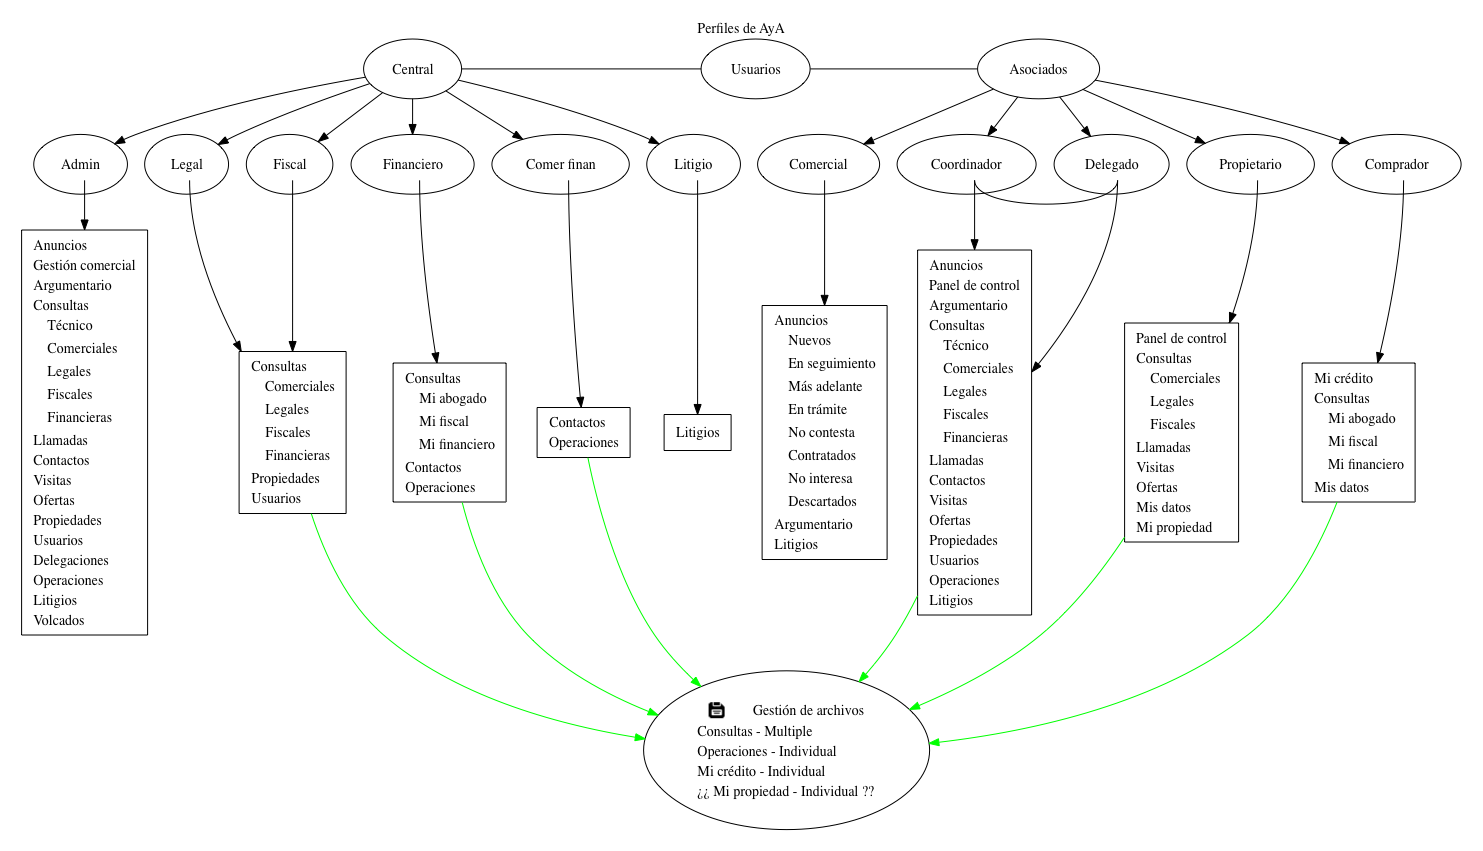

Write Python code to recreate this figure.
#!usr/bin/python3
# -*- coding: utf-8 -*-

'''
Script de esquema de relaciones de AyA
'''

import pygraphviz as pgv

import lib.funciones as Fx
import lib.templates_graphviz as Templates

lista_perfiles = [
	("admin", "inicio_admin", "central"),
	("legal", "inicio_legal", "central"),
	("fiscal", "inicio_legal", "central"),
	("financiero", "inicio_finan", "central"),
	("comercial", "inicio_comer", "asociados"),
	("coordinador", "inicio_dele", "asociados"),
	("delegado", "inicio_dele", "asociados"),
	("propietario", "inicio_prop", "asociados"),
	("comprador", "inicio_comp", "asociados"),
	("comer_finan", "inicio_comer_finan", "central"),
	("litigio", "inicio_liti", "central"),
]

# G = pgv.AGraph(strict = False, name = "dp")
G = pgv.AGraph(name = "dp")

G.graph_attr['label'] = "Perfiles de AyA"
G.graph_attr['labelloc'] = "t"
G.graph_attr['pad'] = .3

G.edge_attr['dir'] = 'forward'

titulo_usuarios = Templates.devuelve_template('usuarios', True)
G.add_node( 'usuarios', shape = "ellipse", label = '''<{}>'''.format(titulo_usuarios) )

titulo_central = Templates.devuelve_template('central', True)
G.add_node( 'central', shape = "ellipse", label = '''<{}>'''.format(titulo_central) )

titulo_asociados = Templates.devuelve_template('asociados', True)
G.add_node( 'asociados', shape = "ellipse", label = '''<{}>'''.format(titulo_asociados) )


cont = 0
perfiles = []
inicios = []
for perfil, inicio, origen in lista_perfiles:

	perfiles.append(perfil)
	inicios.append(inicio)

	tabla = Templates.devuelve_template(perfil, True)
	G.add_node( perfil, shape = "ellipse", group = "perfiles", label = '''<{}>'''.format(tabla), ordering = "out" )

	label_inicio = Templates.devuelve_template(inicio)
	G.add_node( inicio, shape = "box", group = inicio, label = '''<%s>''' % label_inicio )

	G.add_edge(perfil, inicio, tailport = "titulo_abajo")

	G.add_edge(origen, perfil)

	cont += 1

G.add_subgraph(['usuarios', 'central', 'asociados'], name = "origen", rank = "same")
G.add_subgraph(perfiles, name = "perfiles", rank = "same")
G.add_subgraph(inicios, name = "inicios", rank = "same")

G.add_edge("central", "usuarios", dir ="none")
G.add_edge("usuarios", "asociados", dir = "none")

G.add_edge("coordinador", "delegado", tailport = "titulo_abajo", headport = "titulo_abajo")

# Gestion de archivos
imagen = "".join([
	'<<table border="0">',
		'<tr>',
			'<td FIXEDSIZE="TRUE" WIDTH="20" HEIGHT="20"><img scale="BOTH" src="lib/img/save.png"/></td>',
			'<td>Gestión de archivos</td>',
		'</tr>',
		'<tr>',
			'<td align="left" colspan="2">Consultas - Multiple</td>'
		'</tr>',
		'<tr>',
			'<td align="left" colspan="2">Operaciones - Individual</td>'
		'</tr>',
		'<tr>',
			'<td align="left" colspan="2">Mi crédito - Individual</td>'
		'</tr>',
		'<tr>',
			'<td align="left" colspan="2">¿¿ Mi propiedad - Individual ??</td>'
		'</tr>',
	"</table>>"
])
G.add_node('comp_archivos', label = '''%s''' % imagen)

edges_archivos = [
	("inicio_legal", "comp_archivos"),
	("inicio_comp", "comp_archivos"),
	("inicio_prop", "comp_archivos"),
	("inicio_dele", "comp_archivos"),
	("inicio_finan", "comp_archivos"),
	("inicio_comer_finan", "comp_archivos"),
]
G.add_edges_from(edges_archivos, color = "green")


# print(G.to_string())
G.write('dp_perfiles.dot')

# G.layout()
G.layout('dot')
G.draw('dp_perfiles.png')
